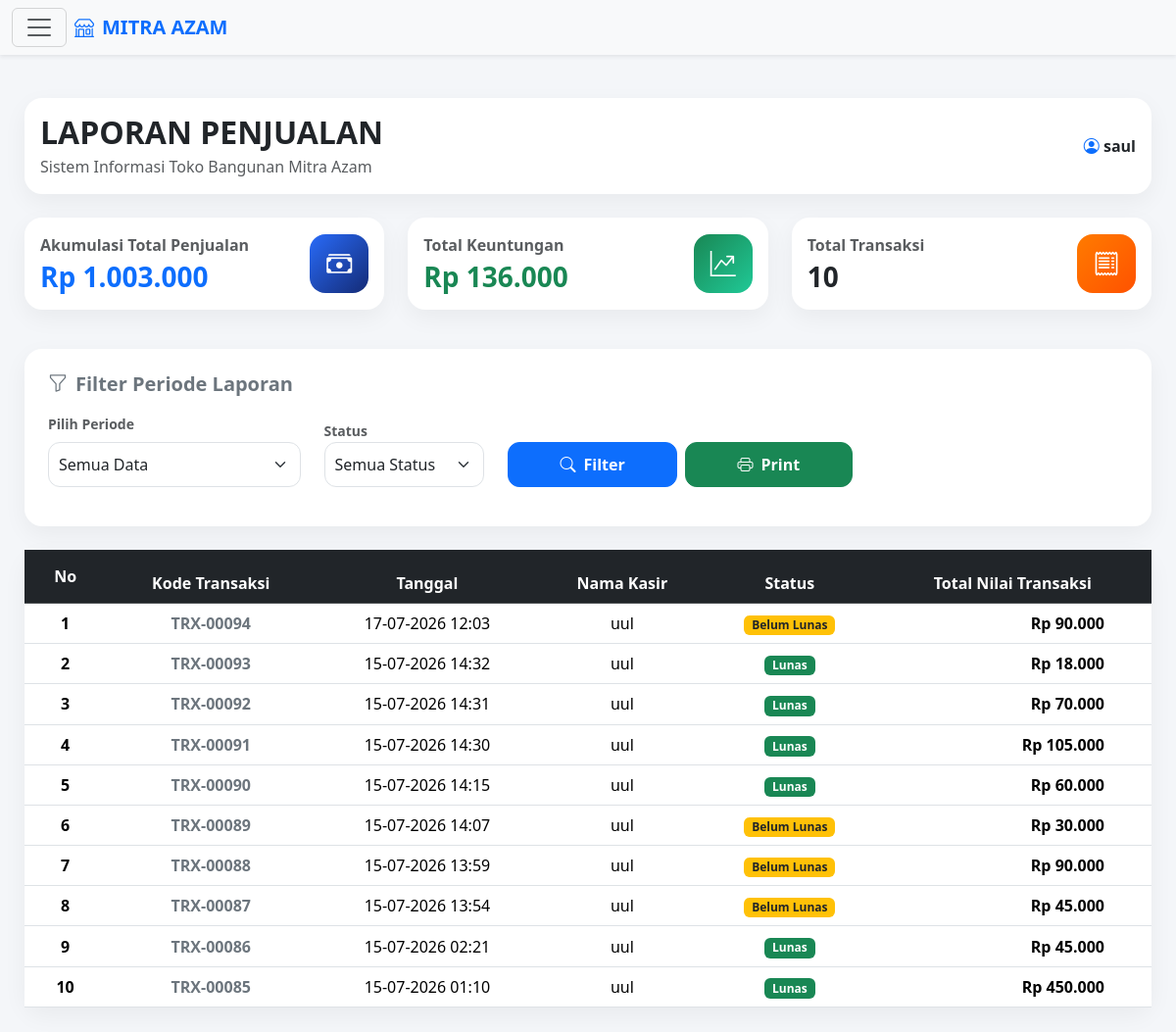
Screenshot of /admin/laporan.php (signed in) with the database file from the repository.
### tables this page shows
CREATE TABLE `penjualan` (
  `id_penjualan` int(11) NOT NULL AUTO_INCREMENT,
  `tanggal` datetime NOT NULL,
  `total_harga` int(11) NOT NULL,
  `bayar` int(11) NOT NULL,
  `metode_pembayaran` varchar(50) DEFAULT NULL,
  `referensi` varchar(100) DEFAULT NULL,
  `bukti_pembayaran` varchar(255) DEFAULT NULL,
  `kasir` int(11) DEFAULT NULL,
  `nama_kasir` varchar(100) DEFAULT NULL,
  `id_customer` int(11) DEFAULT NULL,
  `kembali` int(11) NOT NULL,
  `nama_customer` varchar(100) DEFAULT NULL,
  `jatuh_tempo` date DEFAULT NULL,
  `status_pembayaran` enum('Lunas','Belum Lunas') NOT NULL,
  `metode_pelunasan` varchar(30) DEFAULT NULL,
  `tanggal_pelunasan` datetime DEFAULT NULL,
  `bukti_pelunasan` varchar(255) DEFAULT NULL,
  `keuntungan` int(11) NOT NULL,
  `panjang` decimal(10,0) NOT NULL,
  `lebar` decimal(10,0) NOT NULL,
  `id_user` int(11) NOT NULL,
  PRIMARY KEY (`id_penjualan`)
);

CREATE TABLE `users` (
  `id_user` int(11) NOT NULL AUTO_INCREMENT,
  `nama` varchar(100) NOT NULL,
  `username` varchar(50) NOT NULL,
  `email` varchar(100) NOT NULL,
  `telepon` varchar(20) NOT NULL,
  `foto` varchar(255) NOT NULL,
  `password` varchar(255) NOT NULL,
  `level` enum('admin','kasir') NOT NULL,
  `status` varchar(100) NOT NULL,
  `last_login` datetime DEFAULT NULL,
  PRIMARY KEY (`id_user`)
);

### admin/laporan.php (the view, shortened to what this page needs)
<?php
require_once '../config/koneksi.php';
mysqli_query($conn, "SET time_zone = '" . date('P') . "'");
$periode       = $_POST['periode'] ?? 'semua';
$status_bayar  = $_POST['status_bayar'] ?? 'semua';
$conditions = [];
$where = !empty($conditions) ? " WHERE " . implode(" AND ", $conditions) : "";
$query = mysqli_query($conn, "
    SELECT p.*,
           DATE_ADD(p.tanggal, INTERVAL 7 HOUR) AS tanggal_wit,
           u.nama AS nama_kasir
    FROM penjualan p
    LEFT JOIN users u ON p.id_user = u.id_user
    $where
    ORDER BY p.id_penjualan DESC
");
$total_penjualan = 0;
$total_penjualan_query = mysqli_query($conn, "
    SELECT SUM(p.total_harga) AS total_penjualan FROM penjualan p $where
");
if ($total_penjualan_query) {
    $data_penjualan = mysqli_fetch_assoc($total_penjualan_query);
    $total_penjualan = $data_penjualan['total_penjualan'] ?? 0;
}
$total_keuntungan = 0;
$total_keuntungan_query = mysqli_query($conn, "
    SELECT SUM(p.keuntungan) AS total_keuntungan FROM penjualan p $where
");
if ($total_keuntungan_query) {
    $data_keuntungan = mysqli_fetch_assoc($total_keuntungan_query);
    $total_keuntungan = $data_keuntungan['total_keuntungan'] ?? 0;
}
$total_transaksi = 0;
$total_transaksi_query = mysqli_query($conn, "
    SELECT COUNT(p.id_penjualan) AS total_transaksi FROM penjualan p $where
");
if ($total_transaksi_query) {
    $data_transaksi = mysqli_fetch_assoc($total_transaksi_query);
    $total_transaksi = $data_transaksi['total_transaksi'] ?? 0;
}
?>
<!DOCTYPE html>
<html lang="id">
<head>
    <link href="https://cdn.jsdelivr.net/npm/bootstrap@5.3.3/dist/css/bootstrap.min.css" rel="stylesheet">
    <link rel="stylesheet" href="https://cdn.jsdelivr.net/npm/bootstrap-icons@1.11.3/font/bootstrap-icons.min.css">
</head>
<body>
<nav class="navbar bg-body-tertiary fixed-top shadow-sm">
  <div class="container-fluid">
    <button class="navbar-toggler" type="button" data-bs-toggle="offcanvas" data-bs-target="#offcanvasNavbar" aria-controls="offcanvasNavbar">
      <span class="navbar-toggler-icon"></span>
    </button>
    <a class="navbar-brand d-flex align-items-center me-auto ms-2 fw-bold text-primary" href="dashboard.php">
      <i class="bi bi-shop me-2"></i> MITRA AZAM
    </a>
  </div>
</nav>
<div class="content">
    <div class="card mb-4 bg-white">
        <div class="card-body d-flex justify-content-between align-items-center flex-wrap">
            <div>
                <h2 class="fw-bold mb-1">LAPORAN PENJUALAN</h2>
                <p class="text-muted mb-0">Sistem Informasi Toko Bangunan Mitra Azam</p>
            </div>
            <div class="fw-bold">
                <i class="bi bi-person-circle text-primary"></i>
                <?= htmlspecialchars($_SESSION['nama'] ?? 'User'); ?>
            </div>
        </div>
    </div>
    <div class="row mb-4">
        <div class="col-md-4 mb-3">
            <div class="card stat-card">
                <div class="card-body d-flex justify-content-between align-items-center">
                    <div>
                        <span class="text-muted fw-semibold d-block mb-1">Akumulasi Total Penjualan</span>
                        <?php if ($status_bayar != 'Belum Lunas'): ?>
                            <h3 class="fw-bold mb-0 text-primary">Rp <?= number_format($total_penjualan, 0, ',', '.'); ?></h3>
                        <?php else: ?>
                            <h3 class="fw-bold mb-0 text-primary">Rp 0</h3>
                        <?php endif; ?>
                    </div>
                    <div class="icon-box bg-blue">
                        <i class="bi bi-cash-stack"></i>
                    </div>
                </div>
            </div>
        </div>
        <div class="col-md-4 mb-3">
            <div class="card stat-card">
                <div class="card-body d-flex justify-content-between align-items-center">
                    <div>
                        <span class="text-muted fw-semibold d-block mb-1">Total Keuntungan</span>
                        <?php if ($status_bayar != 'Belum Lunas'): ?>
                            <h3 class="fw-bold mb-0 text-success">Rp <?= number_format($total_keuntungan, 0, ',', '.'); ?></h3>
                        <?php else: ?>
                            <h3 class="fw-bold mb-0 text-success">Rp 0</h3>
                        <?php endif; ?>
                    </div>
                    <div class="icon-box bg-green">
                        <i class="bi bi-graph-up-arrow"></i>
                    </div>
                </div>
            </div>
        </div>
        <div class="col-md-4 mb-3">
            <div class="card stat-card">
                <div class="card-body d-flex justify-content-between align-items-center">
                    <div>
                        <span class="text-muted fw-semibold d-block mb-1">Total Transaksi</span>
                        <?php if ($status_bayar != 'Belum Lunas'): ?>
                            <h3 class="fw-bold mb-0 text-orange"><?= $total_transaksi; ?></h3>
                        <?php else: ?>
                            <h3 class="fw-bold mb-0 text-orange">0</h3>
                        <?php endif; ?>
                    </div>
                    <div class="icon-box bg-orange">
                        <i class="bi bi-receipt"></i>
                    </div>
                </div>
            </div>
        </div>
    </div>
    <div class="card mb-4 filter-section">
        <div class="card-body p-4">
            <h5 class="fw-bold mb-3 text-secondary"><i class="bi bi-funnel me-2"></i>Filter Periode Laporan</h5>
            <form method="POST" id="formFilter">
                <div class="row align-items-end">
                    <div class="col-md-3 mb-3">
                        <label class="form-label small fw-bold text-muted">Pilih Periode</label>
                        <select name="periode" id="periode" class="form-select" onchange="toggleFilterInput()" required>
                            <option value="semua" <?= $periode == 'semua' ? 'selected' : ''; ?>>Semua Data</option>
                        </select>
                    </div>
                    <div class="col-md-2 mb-3">
                        <label class="small fw-bold text-muted">Status</label>
                        <select name="status_bayar" class="form-select">
                            <option value="semua">Semua Status</option>
                        </select>
                    </div>
                    <div class="col-md-4 mb-3 d-flex gap-2">
                        <button type="submit" name="filter" class="btn btn-primary flex-fill">
                            <i class="bi bi-search me-2"></i>Filter
                        </button>
                        <button type="button" onclick="window.print()" class="btn btn-success flex-fill">
                            <i class="bi bi-printer me-2"></i>Print
                        </button>
                    </div>
                </div>
            </form>
        </div>
    </div>
    <div class="card">
        <div class="card-body p-0 table-responsive">
            <table class="table table-hover align-middle mb-0">
                <thead class="table-dark text-center">
                    <tr>
                        <th style="padding: 15px;">No</th>
                        <th>Kode Transaksi</th>
                        <th>Tanggal</th>
                        <th>Nama Kasir</th>
                        <th>Status</th>
                        <th>Total Nilai Transaksi</th>
                    </tr>
                </thead>
                <tbody>
                    <?php if(mysqli_num_rows($query) > 0): ?>
                        <?php $no = 1; ?>
                        <?php while($d = mysqli_fetch_assoc($query)): ?>
                            <tr>
                                <td class="text-center fw-bold"><?= $no++; ?></td>
                                <td class="text-center fw-semibold text-secondary">TRX-<?= str_pad($d['id_penjualan'], 5, '0', STR_PAD_LEFT); ?></td>
                                <td class="text-center"><?= date('d-m-Y H:i', strtotime($d['tanggal_wit'])); ?></td>
                                <td class="text-center">
                                    <?php
                                    if (!empty($d['nama_kasir'])) {
                                        echo htmlspecialchars($d['nama_kasir']);
                                    } else {
                                        echo '<span class="text-muted italic">ID Kasir: ' . htmlspecialchars($d['id_user'] ?? 'Kosong') . '</span>';
                                    }
                                    ?>
                                </td>
                                <td class="text-center">
                                    <span class="badge <?= ($d['status_pembayaran'] ?? '') == 'Lunas' ? 'bg-success' : 'bg-warning text-dark'; ?>">
                                        <?= htmlspecialchars($d['status_pembayaran'] ?? 'N/A'); ?>
                                    </span>
                                </td>
                                <td class="text-end px-5 fw-bold">Rp <?= number_format($d['total_harga'], 0, ',', '.'); ?></td>
                            </tr>
                        <?php endwhile; ?>
                    <?php endif; ?>
                </tbody>
            </table>
        </div>
    </div>
</div>
</body>
</html>

### admin/laporan.php (style rules this page uses)
body { background: #f4f6f9; font-family: 'Segoe UI', sans-serif; overflow-x: hidden; }
.content { padding: 25px; margin-top: 75px; }
.card { border: none; border-radius: 18px; box-shadow: 0 8px 25px rgba(0,0,0,0.05); }
.stat-card { transition: 0.3s; }
.btn { border-radius: 12px; padding: 10px 20px; font-weight: 600; }
.form-control, .form-select { border-radius: 12px; padding: 10px; }
.icon-box { width: 60px; height: 60px; border-radius: 16px; display: flex; justify-content: center; align-items: center; font-size: 26px; color: white; }
.bg-orange { background: linear-gradient(135deg, #ff7b00, #ff5200); }
.bg-green { background: linear-gradient(135deg, #198754, #20c997); }
.bg-blue { background: linear-gradient(135deg, #296bf9, #142b76); }

### rows the page displays
penjualan: id_penjualan "00094", tanggal_wit "17-07-2026 12:03", id_user.nama "uul", status_pembayaran "Belum Lunas", total_harga "90.000"
penjualan: id_penjualan "00093", tanggal_wit "15-07-2026 14:32", id_user.nama "uul", status_pembayaran "Lunas", total_harga "18.000"
penjualan: id_penjualan "00092", tanggal_wit "15-07-2026 14:31", id_user.nama "uul", status_pembayaran "Lunas", total_harga "70.000"
penjualan: id_penjualan "00091", tanggal_wit "15-07-2026 14:30", id_user.nama "uul", status_pembayaran "Lunas", total_harga "105.000"
penjualan: id_penjualan "00090", tanggal_wit "15-07-2026 14:15", id_user.nama "uul", status_pembayaran "Lunas", total_harga "60.000"
penjualan: id_penjualan "00089", tanggal_wit "15-07-2026 14:07", id_user.nama "uul", status_pembayaran "Belum Lunas", total_harga "30.000"
penjualan: id_penjualan "00088", tanggal_wit "15-07-2026 13:59", id_user.nama "uul", status_pembayaran "Belum Lunas", total_harga "90.000"
penjualan: id_penjualan "00087", tanggal_wit "15-07-2026 13:54", id_user.nama "uul", status_pembayaran "Belum Lunas", total_harga "45.000"
penjualan: id_penjualan "00086", tanggal_wit "15-07-2026 02:21", id_user.nama "uul", status_pembayaran "Lunas", total_harga "45.000"
penjualan: id_penjualan "00085", tanggal_wit "15-07-2026 01:10", id_user.nama "uul", status_pembayaran "Lunas", total_harga "450.000"

### other values shown
$_SESSION['nama'] "saul"
$total_penjualan "1.003.000"
$total_keuntungan "136.000"
$total_transaksi "10"
